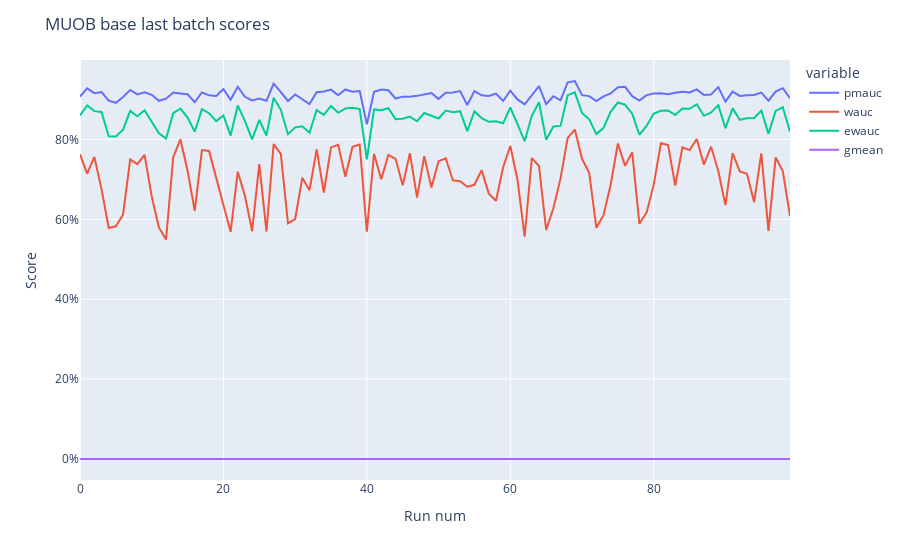

Notebook source saved alongside this figure:
### Code cell
show_scores('MUOB_EWAUC_window200_lastbatchp_average_perrun.txt',"MUOB base last batch scores")

### Figure 1 — Plotly figure (JSON) as saved in the notebook; plotly's stock layout.template omitted (floating-point values rounded to 4 significant figures)
{"data": [{"hovertemplate": "variable=pmauc<br>index=%{x}<br>value=%{y}<extra></extra>", "legendgroup": "pmauc", "line": {"color": "#636efa", "dash": "solid"}, "marker": {"symbol": "circle"}, "mode": "lines", "name": "pmauc", "orientation": "v", "showlegend": true, "type": "scatter", "x": [0, 1, 2, 3, 4, 5, 6, 7, 8, 9, 10, 11, 12, 13, 14, 15, 16, 17, 18, 19, 20, 21, 22, 23, 24, 25, 26, 27, 28, 29, 30, 31, 32, 33, 34, 35, 36, 37, 38, 39, 40, 41, 42, 43, 44, 45, 46, 47, 48, 49, 50, 51, 52, 53, 54, 55, 56, 57, 58, 59, 60, 61, 62, 63, 64, 65, 66, 67, 68, 69, 70, 71, 72, 73, 74, 75, 76, 77, 78, 79, 80, 81, 82, 83, 84, 85, 86, 87, 88, 89, 90, 91, 92, 93, 94, 95, 96, 97, 98, 99], "xaxis": "x", "y": [90.79, 92.83, 91.63, 91.89, 89.75, 89.22, 90.68, 92.42, 91.3, 91.82, 91.21, 89.72, 90.24, 91.79, 91.53, 91.36, 89.35, 91.8, 91.09, 90.95, 92.65, 89.98, 93.23, 90.71, 89.81, 90.3, 89.71, 94.04, 91.87, 89.67, 91.31, 90.0, 88.88, 91.89, 92.06, 92.52, 91.1, 92.56, 91.97, 92.17, 83.83, 91.99, 92.55, 92.35, 90.29, 90.76, 90.71, 90.95, 91.32, 91.68, 90.2, 91.76, 91.77, 92.14, 88.67, 92.15, 91.08, 90.9, 91.52, 89.67, 92.28, 90.07, 88.8, 91.06, 93.41, 88.91, 90.86, 89.84, 94.34, 94.67, 91.12, 90.89, 89.64, 90.8, 91.55, 93.11, 93.23, 90.87, 89.77, 91.13, 91.56, 91.59, 91.36, 91.75, 91.95, 91.79, 92.58, 91.17, 91.3, 93.13, 89.49, 92.0, 90.94, 91.09, 91.17, 91.76, 89.75, 92.01, 92.88, 90.36], "yaxis": "y"}, {"hovertemplate": "variable=wauc<br>index=%{x}<br>value=%{y}<extra></extra>", "legendgroup": "wauc", "line": {"color": "#EF553B", "dash": "solid"}, "marker": {"symbol": "circle"}, "mode": "lines", "name": "wauc", "orientation": "v", "showlegend": true, "type": "scatter", "x": [0, 1, 2, 3, 4, 5, 6, 7, 8, 9, 10, 11, 12, 13, 14, 15, 16, 17, 18, 19, 20, 21, 22, 23, 24, 25, 26, 27, 28, 29, 30, 31, 32, 33, 34, 35, 36, 37, 38, 39, 40, 41, 42, 43, 44, 45, 46, 47, 48, 49, 50, 51, 52, 53, 54, 55, 56, 57, 58, 59, 60, 61, 62, 63, 64, 65, 66, 67, 68, 69, 70, 71, 72, 73, 74, 75, 76, 77, 78, 79, 80, 81, 82, 83, 84, 85, 86, 87, 88, 89, 90, 91, 92, 93, 94, 95, 96, 97, 98, 99], "xaxis": "x", "y": [76.31, 71.46, 75.68, 67.6, 57.85, 58.29, 61.19, 75.04, 73.88, 76.18, 65.78, 58.0, 54.99, 75.58, 80.07, 72.18, 62.13, 77.38, 77.14, 70.0, 63.62, 56.9, 71.95, 65.93, 57.05, 73.85, 56.97, 78.85, 76.41, 59.04, 60.11, 70.45, 67.29, 77.55, 66.75, 78.04, 78.7, 70.71, 78.2, 78.76, 56.94, 76.43, 70.06, 76.16, 75.18, 68.54, 76.6, 65.47, 75.86, 68.0, 74.61, 75.33, 69.77, 69.58, 68.19, 68.68, 72.36, 66.46, 64.7, 73.09, 78.4, 70.0, 55.67, 75.36, 73.39, 57.38, 62.73, 70.22, 80.41, 82.5, 75.19, 71.7, 57.9, 61.08, 68.74, 79.01, 73.43, 76.8, 58.9, 61.7, 68.72, 79.09, 78.64, 68.49, 78.03, 77.36, 80.14, 73.72, 78.22, 72.13, 63.59, 76.6, 72.03, 71.42, 64.34, 76.52, 57.16, 75.54, 72.04, 60.84], "yaxis": "y"}, {"hovertemplate": "variable=ewauc<br>index=%{x}<br>value=%{y}<extra></extra>", "legendgroup": "ewauc", "line": {"color": "#00cc96", "dash": "solid"}, "marker": {"symbol": "circle"}, "mode": "lines", "name": "ewauc", "orientation": "v", "showlegend": true, "type": "scatter", "x": [0, 1, 2, 3, 4, 5, 6, 7, 8, 9, 10, 11, 12, 13, 14, 15, 16, 17, 18, 19, 20, 21, 22, 23, 24, 25, 26, 27, 28, 29, 30, 31, 32, 33, 34, 35, 36, 37, 38, 39, 40, 41, 42, 43, 44, 45, 46, 47, 48, 49, 50, 51, 52, 53, 54, 55, 56, 57, 58, 59, 60, 61, 62, 63, 64, 65, 66, 67, 68, 69, 70, 71, 72, 73, 74, 75, 76, 77, 78, 79, 80, 81, 82, 83, 84, 85, 86, 87, 88, 89, 90, 91, 92, 93, 94, 95, 96, 97, 98, 99], "xaxis": "x", "y": [86.05, 88.53, 87.12, 86.94, 80.84, 80.78, 82.47, 87.18, 85.84, 87.32, 84.47, 81.56, 80.23, 86.61, 87.78, 85.5, 82.0, 87.61, 86.61, 84.64, 86.05, 81.01, 88.55, 84.64, 80.04, 84.94, 81.0, 90.49, 87.46, 81.34, 83.07, 83.32, 81.72, 87.38, 86.19, 88.42, 86.72, 87.8, 87.97, 87.63, 75.07, 87.55, 87.37, 87.85, 85.12, 85.24, 85.77, 84.6, 86.65, 86.06, 85.28, 87.26, 86.83, 87.13, 82.13, 87.08, 85.39, 84.44, 84.57, 84.09, 88.03, 83.86, 79.61, 85.96, 89.34, 79.98, 83.28, 83.43, 91.12, 91.82, 86.66, 85.07, 81.37, 82.93, 87.01, 89.28, 88.73, 86.49, 81.2, 83.42, 86.53, 87.22, 87.3, 86.15, 87.78, 87.7, 88.83, 85.95, 86.79, 88.62, 82.83, 87.81, 84.95, 85.37, 85.4, 87.27, 81.42, 87.18, 88.12, 81.94], "yaxis": "y"}, {"hovertemplate": "variable=gmean<br>index=%{x}<br>value=%{y}<extra></extra>", "legendgroup": "gmean", "line": {"color": "#ab63fa", "dash": "solid"}, "marker": {"symbol": "circle"}, "mode": "lines", "name": "gmean", "orientation": "v", "showlegend": true, "type": "scatter", "x": [0, 1, 2, 3, 4, 5, 6, 7, 8, 9, 10, 11, 12, 13, 14, 15, 16, 17, 18, 19, 20, 21, 22, 23, 24, 25, 26, 27, 28, 29, 30, 31, 32, 33, 34, 35, 36, 37, 38, 39, 40, 41, 42, 43, 44, 45, 46, 47, 48, 49, 50, 51, 52, 53, 54, 55, 56, 57, 58, 59, 60, 61, 62, 63, 64, 65, 66, 67, 68, 69, 70, 71, 72, 73, 74, 75, 76, 77, 78, 79, 80, 81, 82, 83, 84, 85, 86, 87, 88, 89, 90, 91, 92, 93, 94, 95, 96, 97, 98, 99], "xaxis": "x", "y": [0, 0, 0, 0, 0, 0, 0, 0, 0, 0, 0, 0, 0, 0, 0, 0, 0, 0, 0, 0, 0, 0, 0, 0, 0, 0, 0, 0, 0, 0, 0, 0, 0, 0, 0, 0, 0, 0, 0, 0, 0, 0, 0, 0, 0, 0, 0, 0, 0, 0, 0, 0, 0, 0, 0, 0, 0, 0, 0, 0, 0, 0, 0, 0, 0, 0, 0, 0, 0, 0, 0, 0, 0, 0, 0, 0, 0, 0, 0, 0, 0, 0, 0, 0, 0, 0, 0, 0, 0, 0, 0, 0, 0, 0, 0, 0, 0, 0, 0, 0], "yaxis": "y"}], "layout": {"autosize": true, "legend": {"title": {"text": "variable"}, "tracegroupgap": 0}, "margin": {"t": 60}, "title": {"text": "MUOB base last batch scores"}, "xaxis": {"anchor": "y", "autorange": true, "domain": [0, 1], "range": [0, 99], "title": {"text": "Run num"}, "type": "linear"}, "yaxis": {"anchor": "x", "autorange": true, "domain": [0, 1], "range": [-5.26, 99.93], "ticksuffix": "%", "title": {"text": "Score"}, "type": "linear"}}}
